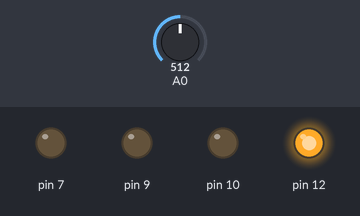
Simulated run of this sketch. Board: Arduino Uno, built with avr-gcc and run on an emulated ATmega328P. On the bench: output pins drawn as LEDs (lit = HIGH). The test bench sets the inputs (shaded band); at power-on: A0 = 512.

Above: at 1.2 s.
1.3 s: A0 set to 486
At 2.1 s:
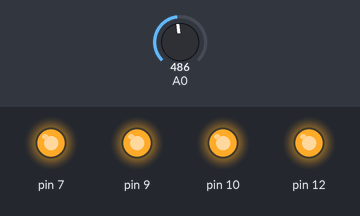
2.8 s: A0 set to 510
At 3.3 s:
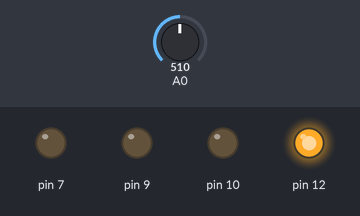
4.3 s: A0 set to 490
At 5.6 s:
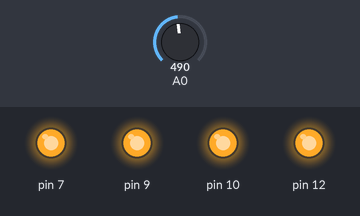
Timing chart, 0 to 7.3 s (numbered marks = the images above; inputs shaded):
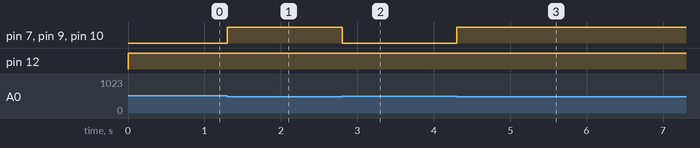

Measured:
- the behaviour switches between 500 and 499 on A0 (found by bisection; images 0 and 1)
- after the input at 1.3 s, pin 7, pin 9, pin 10: LOW → HIGH at once
- after the input at 2.8 s, pin 7, pin 9, pin 10: HIGH → LOW at once
- after the input at 4.3 s, pin 7, pin 9, pin 10: LOW → HIGH at once

The sketch:

swanky_wolt_robo1.ino
```cpp
int value=0;
void setup()
{
  Serial.begin(9600);
  pinMode(A0,INPUT);
  pinMode(12,OUTPUT);
  pinMode(9,OUTPUT);
  pinMode(7,OUTPUT);
  pinMode(10,OUTPUT);
}

void loop()
{
 value=analogRead(A0);

  if(value<500)
  {
    digitalWrite(12,HIGH);
    digitalWrite(9,HIGH);
    digitalWrite(7,HIGH);
    digitalWrite(10,HIGH);

}
  else
  {
    digitalWrite(12,HIGH);
    digitalWrite(9,LOW);
    digitalWrite(7,LOW);
    digitalWrite(10,LOW);
  }
}
    
```
